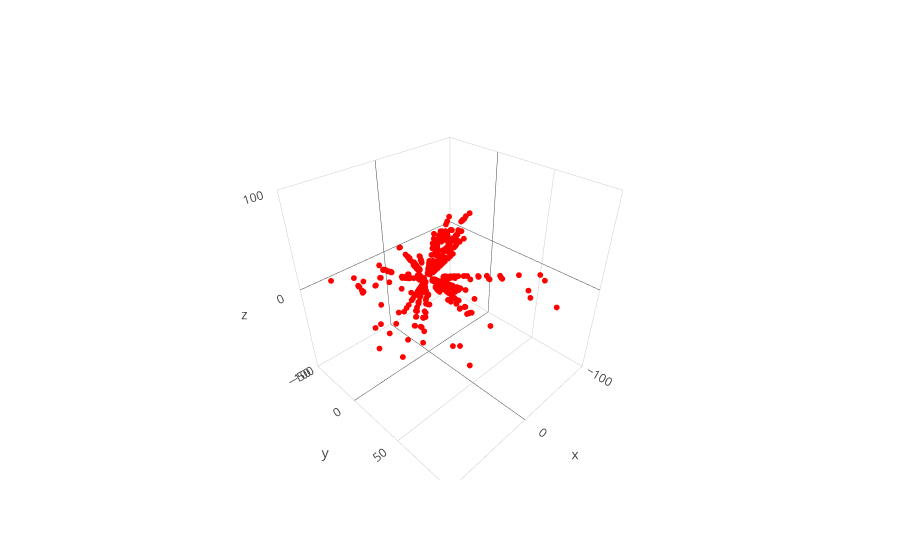

Notebook source saved alongside this figure:
### Code cell
plot_plot(remove_out(dataframes[3]))

### Figure 1 — Plotly figure (JSON) as saved in the notebook; plotly's stock layout.template omitted (floating-point values rounded to 4 significant figures; data arrays with more than 128 entries replaced by an {"elided": "..."} marker saying what was removed)
{"data": [{"marker": {"color": "red", "colorscale": "Viridis", "opacity": 1, "size": 2}, "mode": "markers", "type": "scatter3d", "uid": "4b34e5e8-8934-4726-af6e-bff480986c81", "x": {"elided": "11178 float values"}, "y": {"elided": "11178 float values"}, "z": {"elided": "11178 float values"}}], "layout": {"scene": {"xaxis": {"nticks": 4, "range": [-100, 100]}, "yaxis": {"nticks": 4, "range": [-50, 100]}, "zaxis": {"nticks": 4, "range": [-100, 100]}}}}
